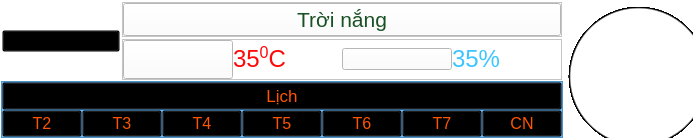
                                 <widget class="QFrame" name="Top_Ctrl_frame5_body">
                                  <property name="sizePolicy">
                                   <sizepolicy hsizetype="Preferred" vsizetype="Expanding">
                                    <horstretch>0</horstretch>
                                    <verstretch>0</verstretch>
                                   </sizepolicy>
                                  </property>
                                  <property name="styleSheet">
                                   <string notr="true">background-color: rgba(0, 0, 0, 0);</string>
                                  </property>
                                  <property name="frameShape">
                                   <enum>QFrame::StyledPanel</enum>
                                  </property>
                                  <property name="frameShadow">
                                   <enum>QFrame::Raised</enum>
                                  </property>
                                  <layout class="QGridLayout" name="gridLayout_7">
                                   <property name="leftMargin">
                                    <number>0</number>
                                   </property>
                                   <property name="topMargin">
                                    <number>0</number>
                                   </property>
                                   <property name="rightMargin">
                                    <number>0</number>
                                   </property>
                                   <property name="bottomMargin">
                                    <number>0</number>
                                   </property>
                                   <property name="spacing">
                                    <number>0</number>
                                   </property>
                                   <item row="0" column="1">
                                    <widget class="QFrame" name="frame_18">
                                     <property name="styleSheet">
                                      <string notr="true">background-color: rgba(0, 0, 0, 0);</string>
                                     </property>
                                     <property name="frameShape">
                                      <enum>QFrame::StyledPanel</enum>
                                     </property>
                                     <property name="frameShadow">
                                      <enum>QFrame::Raised</enum>
                                     </property>
                                     <layout class="QVBoxLayout" name="verticalLayout_72">
                                      <property name="spacing">
                                       <number>2</number>
                                      </property>
                                      <property name="leftMargin">
                                       <number>0</number>
                                      </property>
                                      <property name="topMargin">
                                       <number>0</number>
                                      </property>
                                      <property name="rightMargin">
                                       <number>0</number>
                                      </property>
                                      <property name="bottomMargin">
                                       <number>0</number>
                                      </property>
                                      <item>
                                       <widget class="QFrame" name="frame_21">
                                        <property name="styleSheet">
                                         <string notr="true">background-color: rgb(0, 255, 0);
background-color: rgb(255, 255, 255);</string>
                                        </property>
                                        <property name="frameShape">
                                         <enum>QFrame::StyledPanel</enum>
                                        </property>
                                        <property name="frameShadow">
                                         <enum>QFrame::Raised</enum>
                                        </property>
                                        <layout class="QVBoxLayout" name="verticalLayout_74">
                                         <property name="spacing">
                                          <number>0</number>
                                         </property>
                                         <property name="leftMargin">
                                          <number>0</number>
                                         </property>
                                         <property name="topMargin">
                                          <number>0</number>
                                         </property>
                                         <property name="rightMargin">
                                          <number>0</number>
                                         </property>
                                         <property name="bottomMargin">
                                          <number>0</number>
                                         </property>
                                         <item>
                                          <widget class="QPushButton" name="pushButton_6">
                                           <property name="font">
                                            <font>
                                             <family>MS Shell Dlg 2</family>
                                             <pointsize>16</pointsize>
                                             <weight>50</weight>
                                             <italic>false</italic>
                                             <bold>false</bold>
                                            </font>
                                           </property>
                                           <property name="styleSheet">
                                            <string notr="true">color: qlineargradient(spread:pad, x1:0, y1:0, x2:0, y2:1, stop:0 rgba(0, 201, 0, 255), stop:1 rgba(25, 81, 36, 255));</string>
                                           </property>
                                           <property name="text">
                                            <string>Trời nắng</string>
                                           </property>
                                          </widget>
                                         </item>
                                        </layout>
                                       </widget>
                                      </item>
                                      <item>
                                       <widget class="QFrame" name="frame_22">
                                        <property name="sizePolicy">
                                         <sizepolicy hsizetype="Preferred" vsizetype="Expanding">
                                          <horstretch>0</horstretch>
                                          <verstretch>0</verstretch>
                                         </sizepolicy>
                                        </property>
                                        <property name="font">
                                         <font>
                                          <pointsize>1</pointsize>
                                         </font>
                                        </property>
                                        <property name="styleSheet">
                                         <string notr="true">background-color: rgb(0, 255, 0);
background-color: rgb(255, 255, 255);</string>
                                        </property>
                                        <property name="frameShape">
                                         <enum>QFrame::StyledPanel</enum>
                                        </property>
                                        <property name="frameShadow">
                                         <enum>QFrame::Raised</enum>
                                        </property>
                                        <layout class="QHBoxLayout" name="horizontalLayout_9">
                                         <property name="spacing">
                                          <number>0</number>
                                         </property>
                                         <property name="leftMargin">
                                          <number>0</number>
                                         </property>
                                         <property name="topMargin">
                                          <number>0</number>
                                         </property>
                                         <property name="rightMargin">
                                          <number>0</number>
                                         </property>
                                         <property name="bottomMargin">
                                          <number>0</number>
                                         </property>
                                         <item>
                                          <widget class="QPushButton" name="pushButton_5">
                                           <property name="font">
                                            <font>
                                             <pointsize>20</pointsize>
                                            </font>
                                           </property>
                                           <property name="styleSheet">
                                            <string notr="true">color: qlineargradient(spread:reflect, x1:1, y1:0.0625, x2:1, y2:1, stop:0 rgba(234, 158, 99, 255), stop:1 rgba(255, 65, 0, 255));</string>
                                           </property>
                                           <property name="text">
                                            <string/>
                                           </property>
                                           <property name="icon">
                                            <iconset resource="Weather_Icon.qrc">
                                             <normaloff>:/Weather/animated/21374267471600621651.svg</normaloff>:/Weather/animated/21374267471600621651.svg</iconset>
                                           </property>
                                           <property name="iconSize">
                                            <size>
                                             <width>50</width>
                                             <height>50</height>
                                            </size>
                                           </property>
                                          </widget>
                                         </item>
                                         <item>
                                          <widget class="QLabel" name="T_Weather_label">
                                           <property name="text">
                                            <string>&lt;html&gt;&lt;head/&gt;&lt;body&gt;&lt;p&gt;&lt;span style=&quot; font-size:18pt; color:#ff0808;&quot;&gt;35&lt;/span&gt;&lt;span style=&quot; font-size:18pt; color:#ff0808; vertical-align:super;&quot;&gt;0&lt;/span&gt;&lt;span style=&quot; font-size:18pt; color:#ff0808;&quot;&gt;C&lt;/span&gt;&lt;/p&gt;&lt;/body&gt;&lt;/html&gt;</string>
                                           </property>
                                          </widget>
                                         </item>
                                         <item>
                                          <widget class="QPushButton" name="pushButton_4">
                                           <property name="text">
                                            <string/>
                                           </property>
                                           <property name="icon">
                                            <iconset resource="image_main.qrc">
                                             <normaloff>:/image_main/image/do-do-am-removebg-preview.png</normaloff>:/image_main/image/do-do-am-removebg-preview.png</iconset>
                                           </property>
                                           <property name="iconSize">
                                            <size>
                                             <width>50</width>
                                             <height>50</height>
                                            </size>
                                           </property>
                                          </widget>
                                         </item>
                                         <item>
                                          <widget class="QLabel" name="T_Do_Am_label_2">
                                           <property name="text">
                                            <string>&lt;html&gt;&lt;head/&gt;&lt;body&gt;&lt;p&gt;&lt;span style=&quot; font-size:18pt; color:#3ec5ff;&quot;&gt;35%&lt;/span&gt;&lt;/p&gt;&lt;/body&gt;&lt;/html&gt;</string>
                                           </property>
                                          </widget>
                                         </item>
                                        </layout>
                                       </widget>
                                      </item>
                                     </layout>
                                    </widget>
                                   </item>
                                   <item row="0" column="0">
                                    <widget class="QFrame" name="frame_17">
                                     <property name="maximumSize">
                                      <size>
                                       <width>120</width>
                                       <height>16777215</height>
                                      </size>
                                     </property>
                                     <property name="styleSheet">
                                      <string notr="true">background-color: rgba(0, 0, 0, 0);</string>
                                     </property>
                                     <property name="frameShape">
                                      <enum>QFrame::StyledPanel</enum>
                                     </property>
                                     <property name="frameShadow">
                                      <enum>QFrame::Raised</enum>
                                     </property>
                                     <layout class="QVBoxLayout" name="verticalLayout_73">
                                      <property name="spacing">
                                       <number>0</number>
                                      </property>
                                      <property name="leftMargin">
                                       <number>0</number>
                                      </property>
                                      <property name="topMargin">
                                       <number>0</number>
                                      </property>
                                      <property name="rightMargin">
                                       <number>0</number>
                                      </property>
                                      <property name="bottomMargin">
                                       <number>0</number>
                                      </property>
                                      <item>
                                       <widget class="QPushButton" name="pushButton_3">
                                        <property name="text">
                                         <string/>
                                        </property>
                                        <property name="icon">
                                         <iconset resource="Weather_Icon.qrc">
                                          <normaloff>:/Weather/animated/cloudy.svg</normaloff>:/Weather/animated/cloudy.svg</iconset>
                                        </property>
                                        <property name="iconSize">
                                         <size>
                                          <width>75</width>
                                          <height>75</height>
                                         </size>
                                        </property>
                                       </widget>
                                      </item>
                                     </layout>
                                    </widget>
                                   </item>
                                   <item row="0" column="2" rowspan="2">
                                    <widget class="QFrame" name="frame_19">
                                     <property name="minimumSize">
                                      <size>
                                       <width>130</width>
                                       <height>130</height>
                                      </size>
                                     </property>
                                     <property name="maximumSize">
                                      <size>
                                       <width>150</width>
                                       <height>150</height>
                                      </size>
                                     </property>
                                     <property name="styleSheet">
                                      <string notr="true"/>
                                     </property>
                                     <property name="frameShape">
                                      <enum>QFrame::StyledPanel</enum>
                                     </property>
                                     <property name="frameShadow">
                                      <enum>QFrame::Raised</enum>
                                     </property>
                                     <widget class="QLabel" name="label_47">
                                      <property name="geometry">
                                       <rect>
                                        <x>10</x>
                                        <y>10</y>
                                        <width>130</width>
                                        <height>130</height>
                                       </rect>
                                      </property>
                                      <property name="styleSheet">
                                       <string notr="true">background-color: rgb(255, 255, 255);
border-radius: 65px;</string>
                                      </property>
                                      <property name="text">
                                       <string/>
                                      </property>
                                     </widget>
                                     <widget class="QWidget" name="verticalLayoutWidget_2">
                                      <property name="geometry">
                                       <rect>
                                        <x>10</x>
                                        <y>10</y>
                                        <width>131</width>
                                        <height>131</height>
                                       </rect>
                                      </property>
                                      <layout class="QVBoxLayout" name="Top_Ctrl_frame5_clock_widget">
                                       <property name="leftMargin">
                                        <number>0</number>
                                       </property>
                                       <property name="topMargin">
                                        <number>0</number>
                                       </property>
                                       <property name="rightMargin">
                                        <number>0</number>
                                       </property>
                                       <property name="bottomMargin">
                                        <number>0</number>
                                       </property>
                                      </layout>
                                     </widget>
                                     <widget class="QLabel" name="label_48">
                                      <property name="geometry">
                                       <rect>
                                        <x>-20</x>
                                        <y>-20</y>
                                        <width>191</width>
                                        <height>191</height>
                                       </rect>
                                      </property>
                                      <property name="styleSheet">
                                       <string notr="true">background-color: qradialgradient(spread:reflect, cx:0.5, cy:0.5, radius:0.5, fx:0.499, fy:0.5, stop:0.707581 rgba(0, 0, 0, 0), stop:0.723225 rgba(0, 0, 0, 255), stop:0.726835 rgba(0, 0, 0, 255), stop:0.731649 rgba(0, 0, 0, 255), stop:0.732852 rgba(0, 0, 0, 0));</string>
                                      </property>
                                      <property name="text">
                                       <string/>
                                      </property>
                                     </widget>
                                    </widget>
                                   </item>
                                   <item row="1" column="0" colspan="2">
                                    <widget class="QFrame" name="frame_20">
                                     <property name="sizePolicy">
                                      <sizepolicy hsizetype="Preferred" vsizetype="Expanding">
                                       <horstretch>0</horstretch>
                                       <verstretch>0</verstretch>
                                      </sizepolicy>
                                     </property>
                                     <property name="styleSheet">
                                      <string notr="true">QFrame{
	background-color: rgb(103, 189, 255);
}</string>
                                     </property>
                                     <property name="frameShape">
                                      <enum>QFrame::StyledPanel</enum>
                                     </property>
                                     <property name="frameShadow">
                                      <enum>QFrame::Raised</enum>
                                     </property>
                                     <layout class="QGridLayout" name="gridLayout_8">
                                      <property name="leftMargin">
                                       <number>0</number>
                                      </property>
                                      <property name="topMargin">
                                       <number>0</number>
                                      </property>
                                      <property name="rightMargin">
                                       <number>0</number>
                                      </property>
                                      <property name="bottomMargin">
                                       <number>0</number>
                                      </property>
                                      <property name="spacing">
                                       <number>0</number>
                                      </property>
                                      <item row="0" column="0" colspan="7">
                                       <widget class="QPushButton" name="pushButton_22">
                                        <property name="font">
                                         <font>
                                          <pointsize>13</pointsize>
                                         </font>
                                        </property>
                                        <property name="styleSheet">
                                         <string notr="true">color: qlineargradient(spread:pad, x1:1, y1:1, x2:1, y2:0, stop:0 rgba(255, 85, 0, 255), stop:1 rgba(255, 255, 0, 255));</string>
                                        </property>
                                        <property name="text">
                                         <string>Lịch</string>
                                        </property>
                                       </widget>
                                      </item>
                                      <item row="1" column="0">
                                       <widget class="QPushButton" name="T2">
                                        <property name="font">
                                         <font>
                                          <pointsize>12</pointsize>
                                         </font>
                                        </property>
                                        <property name="styleSheet">
                                         <string notr="true">color: qlineargradient(spread:pad, x1:1, y1:1, x2:1, y2:0, stop:0 rgba(255, 85, 0, 255), stop:1 rgba(255, 255, 0, 255));</string>
                                        </property>
                                        <property name="text">
                                         <string>T2</string>
                                        </property>
                                       </widget>
                                      </item>
                                      <item row="1" column="1">
                                       <widget class="QPushButton" name="T3">
                                        <property name="font">
                                         <font>
                                          <pointsize>12</pointsize>
                                         </font>
                                        </property>
                                        <property name="styleSheet">
                                         <string notr="true">color: qlineargradient(spread:pad, x1:1, y1:1, x2:1, y2:0, stop:0 rgba(255, 85, 0, 255), stop:1 rgba(255, 255, 0, 255));</string>
                                        </property>
                                        <property name="text">
                                         <string>T3</string>
                                        </property>
                                       </widget>
                                      </item>
                                      <item row="1" column="2">
                                       <widget class="QPushButton" name="T4">
                                        <property name="font">
                                         <font>
                                          <pointsize>12</pointsize>
                                         </font>
                                        </property>
                                        <property name="styleSheet">
                                         <string notr="true">color: qlineargradient(spread:pad, x1:1, y1:1, x2:1, y2:0, stop:0 rgba(255, 85, 0, 255), stop:1 rgba(255, 255, 0, 255));</string>
                                        </property>
                                        <property name="text">
                                         <string>T4</string>
                                        </property>
                                       </widget>
                                      </item>
                                      <item row="1" column="3">
                                       <widget class="QPushButton" name="T5">
                                        <property name="font">
                                         <font>
                                          <pointsize>12</pointsize>
                                         </font>
                                        </property>
                                        <property name="styleSheet">
                                         <string notr="true">color: qlineargradient(spread:pad, x1:1, y1:1, x2:1, y2:0, stop:0 rgba(255, 85, 0, 255), stop:1 rgba(255, 255, 0, 255));</string>
                                        </property>
                                        <property name="text">
                                         <string>T5</string>
                                        </property>
                                       </widget>
                                      </item>
                                      <item row="1" column="4">
                                       <widget class="QPushButton" name="T6">
                                        <property name="font">
                                         <font>
                                          <pointsize>12</pointsize>
                                         </font>
                                        </property>
                                        <property name="styleSheet">
                                         <string notr="true">color: qlineargradient(spread:pad, x1:1, y1:1, x2:1, y2:0, stop:0 rgba(255, 85, 0, 255), stop:1 rgba(255, 255, 0, 255));</string>
                                        </property>
                                        <property name="text">
                                         <string>T6</string>
                                        </property>
                                       </widget>
                                      </item>
                                      <item row="1" column="5">
                                       <widget class="QPushButton" name="T7">
                                        <property name="font">
                                         <font>
                                          <pointsize>12</pointsize>
                                         </font>
                                        </property>
                                        <property name="styleSheet">
                                         <string notr="true">color: qlineargradient(spread:pad, x1:1, y1:1, x2:1, y2:0, stop:0 rgba(255, 85, 0, 255), stop:1 rgba(255, 255, 0, 255));</string>
                                        </property>
                                        <property name="text">
                                         <string>T7</string>
                                        </property>
                                       </widget>
                                      </item>
                                      <item row="1" column="6">
                                       <widget class="QPushButton" name="CN">
                                        <property name="font">
                                         <font>
                                          <pointsize>12</pointsize>
                                         </font>
                                        </property>
                                        <property name="styleSheet">
                                         <string notr="true">color: qlineargradient(spread:pad, x1:1, y1:1, x2:1, y2:0, stop:0 rgba(255, 85, 0, 255), stop:1 rgba(255, 255, 0, 255));</string>
                                        </property>
                                        <property name="text">
                                         <string>CN</string>
                                        </property>
                                       </widget>
                                      </item>
                                     </layout>
                                    </widget>
                                   </item>
                                  </layout>
                                 </widget>
